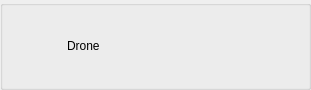
<?xml version="1.0" encoding="UTF-8"?>
<ui version="4.0">
 <class>Box_Drone</class>
 <widget class="QGroupBox" name="Box_Drone">
  <property name="geometry">
   <rect>
    <x>0</x>
    <y>0</y>
    <width>311</width>
    <height>90</height>
   </rect>
  </property>
  <property name="windowTitle">
   <string>GroupBox</string>
  </property>
  <layout class="QVBoxLayout" name="verticalLayout">
   <item>
    <layout class="QHBoxLayout" name="horizontalLayout_6">
     <item>
      <widget class="QLabel" name="label_24">
       <property name="enabled">
        <bool>true</bool>
       </property>
       <property name="maximumSize">
        <size>
         <width>60</width>
         <height>60</height>
        </size>
       </property>
       <property name="autoFillBackground">
        <bool>false</bool>
       </property>
       <property name="text">
        <string/>
       </property>
       <property name="pixmap">
        <pixmap resource="../Assets/Resources/icons.qrc">:/drone_icon/drone_icon.png</pixmap>
       </property>
       <property name="scaledContents">
        <bool>true</bool>
       </property>
       <property name="wordWrap">
        <bool>false</bool>
       </property>
      </widget>
     </item>
     <item>
      <spacer name="horizontalSpacer_5">
       <property name="orientation">
        <enum>Qt::Horizontal</enum>
       </property>
       <property name="sizeType">
        <enum>QSizePolicy::Fixed</enum>
       </property>
       <property name="sizeHint" stdset="0">
        <size>
         <width>40</width>
         <height>20</height>
        </size>
       </property>
      </spacer>
     </item>
     <item>
      <widget class="QLabel" name="label_23">
       <property name="text">
        <string>&lt;html&gt;&lt;head/&gt;&lt;body&gt;&lt;p&gt;Drone&lt;/p&gt;&lt;/body&gt;&lt;/html&gt;</string>
       </property>
      </widget>
     </item>
     <item>
      <spacer name="horizontalSpacer_6">
       <property name="orientation">
        <enum>Qt::Horizontal</enum>
       </property>
       <property name="sizeHint" stdset="0">
        <size>
         <width>40</width>
         <height>20</height>
        </size>
       </property>
      </spacer>
     </item>
    </layout>
   </item>
  </layout>
 </widget>
 <resources>
  <include location="../Assets/Resources/icons.qrc"/>
  <include location="../../../../../Assets/Resources/icons.qrc"/>
 </resources>
 <connections/>
</ui>
